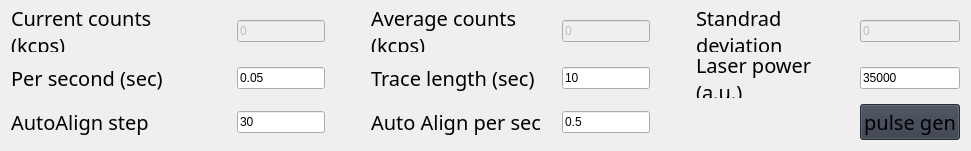
                          <widget class="QWidget" name="gridLayoutWidget_11">
                           <property name="geometry">
                            <rect>
                             <x>0</x>
                             <y>410</y>
                             <width>971</width>
                             <height>151</height>
                            </rect>
                           </property>
                           <layout class="QGridLayout" name="gridLayout_14">
                            <item row="0" column="5">
                             <widget class="QLineEdit" name="counter_average_counts">
                              <property name="enabled">
                               <bool>false</bool>
                              </property>
                              <property name="styleSheet">
                               <string notr="true">font: 63 20pt &quot;Segoe UI Semibold&quot;;</string>
                              </property>
                              <property name="text">
                               <string>0</string>
                              </property>
                             </widget>
                            </item>
                            <item row="1" column="8">
                             <widget class="QLineEdit" name="counter_laser_power">
                              <property name="styleSheet">
                               <string notr="true">font: 63 20pt &quot;Segoe UI Semibold&quot;;</string>
                              </property>
                              <property name="text">
                               <string>35000</string>
                              </property>
                             </widget>
                            </item>
                            <item row="0" column="3">
                             <spacer name="horizontalSpacer_41">
                              <property name="orientation">
                               <enum>Qt::Vertical</enum>
                              </property>
                              <property name="sizeHint" stdset="0">
                               <size>
                                <width>40</width>
                                <height>20</height>
                               </size>
                              </property>
                             </spacer>
                            </item>
                            <item row="0" column="7">
                             <widget class="QLabel" name="label_71">
                              <property name="font">
                               <font>
                                <family>Segoe UI Semibold</family>
                                <pointsize>15</pointsize>
                                <italic>false</italic>
                                <bold>false</bold>
                               </font>
                              </property>
                              <property name="styleSheet">
                               <string notr="true">font: 63 15pt &quot;Segoe UI Semibold&quot;;</string>
                              </property>
                              <property name="text">
                               <string>Standrad deviation</string>
                              </property>
                              <property name="wordWrap">
                               <bool>true</bool>
                              </property>
                              <property name="textInteractionFlags">
                               <set>Qt::NoTextInteraction</set>
                              </property>
                             </widget>
                            </item>
                            <item row="2" column="0">
                             <widget class="QLabel" name="label_72">
                              <property name="minimumSize">
                               <size>
                                <width>150</width>
                                <height>0</height>
                               </size>
                              </property>
                              <property name="font">
                               <font>
                                <family>Segoe UI Semibold</family>
                                <pointsize>15</pointsize>
                                <italic>false</italic>
                                <bold>false</bold>
                               </font>
                              </property>
                              <property name="styleSheet">
                               <string notr="true">font: 63 15pt &quot;Segoe UI Semibold&quot;;</string>
                              </property>
                              <property name="text">
                               <string>AutoAlign step</string>
                              </property>
                              <property name="wordWrap">
                               <bool>true</bool>
                              </property>
                              <property name="textInteractionFlags">
                               <set>Qt::NoTextInteraction</set>
                              </property>
                             </widget>
                            </item>
                            <item row="0" column="2">
                             <widget class="QLineEdit" name="counter_counts">
                              <property name="enabled">
                               <bool>false</bool>
                              </property>
                              <property name="styleSheet">
                               <string notr="true">font: 63 20pt &quot;Segoe UI Semibold&quot;;</string>
                              </property>
                              <property name="text">
                               <string>0</string>
                              </property>
                             </widget>
                            </item>
                            <item row="0" column="0">
                             <widget class="QLabel" name="label_73">
                              <property name="font">
                               <font>
                                <family>Segoe UI Semibold</family>
                                <pointsize>15</pointsize>
                                <italic>false</italic>
                                <bold>false</bold>
                               </font>
                              </property>
                              <property name="styleSheet">
                               <string notr="true">font: 63 15pt &quot;Segoe UI Semibold&quot;;</string>
                              </property>
                              <property name="text">
                               <string>Current counts (kcps)</string>
                              </property>
                              <property name="wordWrap">
                               <bool>true</bool>
                              </property>
                              <property name="textInteractionFlags">
                               <set>Qt::NoTextInteraction</set>
                              </property>
                             </widget>
                            </item>
                            <item row="1" column="0">
                             <widget class="QLabel" name="label_74">
                              <property name="font">
                               <font>
                                <family>Segoe UI Semibold</family>
                                <pointsize>15</pointsize>
                                <italic>false</italic>
                                <bold>false</bold>
                               </font>
                              </property>
                              <property name="styleSheet">
                               <string notr="true">font: 63 15pt &quot;Segoe UI Semibold&quot;;</string>
                              </property>
                              <property name="text">
                               <string>Per second (sec)</string>
                              </property>
                              <property name="wordWrap">
                               <bool>true</bool>
                              </property>
                              <property name="textInteractionFlags">
                               <set>Qt::NoTextInteraction</set>
                              </property>
                             </widget>
                            </item>
                            <item row="2" column="2">
                             <widget class="QLineEdit" name="counter_autoAlign_stepSize">
                              <property name="maximumSize">
                               <size>
                                <width>16777215</width>
                                <height>16777215</height>
                               </size>
                              </property>
                              <property name="styleSheet">
                               <string notr="true">font: 63 20pt &quot;Segoe UI Semibold&quot;;</string>
                              </property>
                              <property name="text">
                               <string>30</string>
                              </property>
                             </widget>
                            </item>
                            <item row="1" column="7">
                             <widget class="QLabel" name="counter_laser_power_4">
                              <property name="font">
                               <font>
                                <family>Segoe UI Semibold</family>
                                <pointsize>15</pointsize>
                                <italic>false</italic>
                                <bold>false</bold>
                               </font>
                              </property>
                              <property name="styleSheet">
                               <string notr="true">font: 63 15pt &quot;Segoe UI Semibold&quot;;</string>
                              </property>
                              <property name="text">
                               <string>Laser power (a.u.)</string>
                              </property>
                              <property name="wordWrap">
                               <bool>true</bool>
                              </property>
                              <property name="textInteractionFlags">
                               <set>Qt::NoTextInteraction</set>
                              </property>
                             </widget>
                            </item>
                            <item row="1" column="5">
                             <widget class="QLineEdit" name="counter_trace_length">
                              <property name="styleSheet">
                               <string notr="true">font: 63 20pt &quot;Segoe UI Semibold&quot;;</string>
                              </property>
                              <property name="text">
                               <string>10</string>
                              </property>
                             </widget>
                            </item>
                            <item row="0" column="4">
                             <widget class="QLabel" name="label_75">
                              <property name="font">
                               <font>
                                <family>Segoe UI Semibold</family>
                                <pointsize>15</pointsize>
                                <italic>false</italic>
                                <bold>false</bold>
                               </font>
                              </property>
                              <property name="styleSheet">
                               <string notr="true">font: 63 15pt &quot;Segoe UI Semibold&quot;;</string>
                              </property>
                              <property name="text">
                               <string>Average counts (kcps)</string>
                              </property>
                              <property name="wordWrap">
                               <bool>true</bool>
                              </property>
                              <property name="textInteractionFlags">
                               <set>Qt::NoTextInteraction</set>
                              </property>
                             </widget>
                            </item>
                            <item row="1" column="2">
                             <widget class="QLineEdit" name="counter_T_per_sec">
                              <property name="styleSheet">
                               <string notr="true">font: 63 20pt &quot;Segoe UI Semibold&quot;;</string>
                              </property>
                              <property name="text">
                               <string>0.05</string>
                              </property>
                             </widget>
                            </item>
                            <item row="0" column="1">
                             <spacer name="horizontalSpacer_9">
                              <property name="orientation">
                               <enum>Qt::Vertical</enum>
                              </property>
                              <property name="sizeHint" stdset="0">
                               <size>
                                <width>40</width>
                                <height>20</height>
                               </size>
                              </property>
                             </spacer>
                            </item>
                            <item row="0" column="6">
                             <spacer name="horizontalSpacer_42">
                              <property name="orientation">
                               <enum>Qt::Vertical</enum>
                              </property>
                              <property name="sizeHint" stdset="0">
                               <size>
                                <width>40</width>
                                <height>20</height>
                               </size>
                              </property>
                             </spacer>
                            </item>
                            <item row="0" column="8">
                             <widget class="QLineEdit" name="counter_standard_deviation">
                              <property name="enabled">
                               <bool>false</bool>
                              </property>
                              <property name="styleSheet">
                               <string notr="true">font: 63 20pt &quot;Segoe UI Semibold&quot;;</string>
                              </property>
                              <property name="text">
                               <string>0</string>
                              </property>
                             </widget>
                            </item>
                            <item row="2" column="6">
                             <spacer name="verticalSpacer_4">
                              <property name="orientation">
                               <enum>Qt::Vertical</enum>
                              </property>
                              <property name="sizeHint" stdset="0">
                               <size>
                                <width>20</width>
                                <height>40</height>
                               </size>
                              </property>
                             </spacer>
                            </item>
                            <item row="1" column="4">
                             <widget class="QLabel" name="label_76">
                              <property name="font">
                               <font>
                                <family>Segoe UI Semibold</family>
                                <pointsize>15</pointsize>
                                <italic>false</italic>
                                <bold>false</bold>
                               </font>
                              </property>
                              <property name="styleSheet">
                               <string notr="true">font: 63 15pt &quot;Segoe UI Semibold&quot;;</string>
                              </property>
                              <property name="text">
                               <string>Trace length (sec)</string>
                              </property>
                              <property name="wordWrap">
                               <bool>true</bool>
                              </property>
                              <property name="textInteractionFlags">
                               <set>Qt::NoTextInteraction</set>
                              </property>
                             </widget>
                            </item>
                            <item row="2" column="4">
                             <widget class="QLabel" name="label_77">
                              <property name="font">
                               <font>
                                <family>Segoe UI Semibold</family>
                                <pointsize>15</pointsize>
                                <italic>false</italic>
                                <bold>false</bold>
                               </font>
                              </property>
                              <property name="styleSheet">
                               <string notr="true">font: 63 15pt &quot;Segoe UI Semibold&quot;;</string>
                              </property>
                              <property name="text">
                               <string>Auto Align per sec</string>
                              </property>
                              <property name="wordWrap">
                               <bool>true</bool>
                              </property>
                              <property name="textInteractionFlags">
                               <set>Qt::NoTextInteraction</set>
                              </property>
                             </widget>
                            </item>
                            <item row="2" column="5">
                             <widget class="QLineEdit" name="counter_AA_per_sec">
                              <property name="styleSheet">
                               <string notr="true">font: 63 20pt &quot;Segoe UI Semibold&quot;;</string>
                              </property>
                              <property name="text">
                               <string>0.5</string>
                              </property>
                             </widget>
                            </item>
                            <item row="2" column="8">
                             <widget class="QPushButton" name="pushButton_pulse_gen">
                              <property name="sizePolicy">
                               <sizepolicy hsizetype="Expanding" vsizetype="Fixed">
                                <horstretch>0</horstretch>
                                <verstretch>0</verstretch>
                               </sizepolicy>
                              </property>
                              <property name="maximumSize">
                               <size>
                                <width>200</width>
                                <height>16777215</height>
                               </size>
                              </property>
                              <property name="font">
                               <font>
                                <family>Segoe UI Semibold</family>
                                <pointsize>15</pointsize>
                                <italic>false</italic>
                                <bold>false</bold>
                               </font>
                              </property>
                              <property name="styleSheet">
                               <string notr="true">background-color: rgb(52, 59, 72);
font: 63 15pt &quot;Segoe UI Semibold&quot;;</string>
                              </property>
                              <property name="text">
                               <string>pulse gen</string>
                              </property>
                              <property name="iconSize">
                               <size>
                                <width>40</width>
                                <height>40</height>
                               </size>
                              </property>
                              <property name="checkable">
                               <bool>false</bool>
                              </property>
                             </widget>
                            </item>
                           </layout>
                          </widget>
